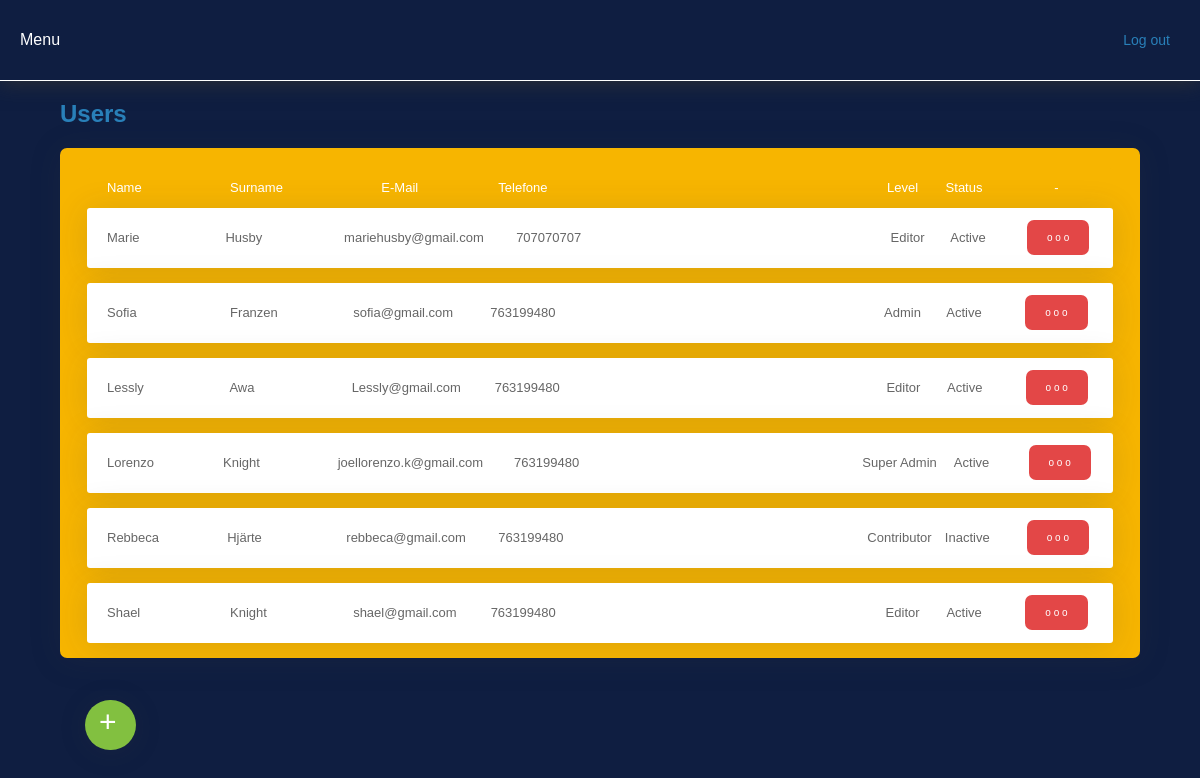
/admin/users.php (signed in), run on the app's committed database.
### tables this page shows
CREATE TABLE `users` (
  `id_user` int(11) NOT NULL,
  `name` varchar(255) DEFAULT NULL,
  `surname` varchar(255) DEFAULT NULL,
  `mail` varchar(255) DEFAULT NULL,
  `password` varchar(255) DEFAULT NULL,
  `telefon` int(11) DEFAULT NULL,
  `rank` int(11) DEFAULT NULL,
  `status` int(11) DEFAULT NULL
);

### inc/funciones.php (called while the page is built, shortened)
	<?php
function status($status)
{
	if ($status == 1) return "Active";
	return "Inactive";
}
function rank($rank)
{
	if ($rank == 0) return "Super Admin";
	if ($rank == 1) return "Admin";
	if ($rank == 2) return "Editor";
	if ($rank == 3) return "Contributor";
}
			?>

### admin/inc/user_list.php (the view, shortened to what this page needs)
<?php
 $query_DatosConsulta = sprintf("SELECT * FROM users ORDER BY id_user");
 $DatosConsulta = mysqli_query($con, $query_DatosConsulta) or die(mysqli_error($con));
 $row_DatosConsulta = mysqli_fetch_assoc($DatosConsulta);
?>
<div class="user_div">
<table width="100%" cellspacing="0" class="table_user" style="background-color: #F7B500;margin: 20px auto 0; ">
    <tr height="40" style="color: #FFF;">
        <td width="12%" nowrap="nowrap" align="left" style="padding: 0 0 0 20px; border-bottom: 1px solid #F7B500;">Name</td>
        <td width="12%" nowrap="nowrap" align="left" style="padding: 0 0 0 20px; border-bottom: 1px solid #F7B500;">Surname</td>
        <td width="12%" nowrap="nowrap" align="center" style="padding: 0 0 0 10px; border-bottom: 1px solid #F7B500;">E-Mail</td>
        <td width="12%" nowrap="nowrap" align="center" style="padding: 0 0 0 10px; border-bottom: 1px solid #F7B500;">Telefone</td>
        <td width="28%" nowrap="nowrap" align="center" style="padding: 0 0 0 10px; border-bottom: 1px solid #F7B500;"></td>
        <td width="6%" nowrap="nowrap" align="center" style="padding: 0 0 0 10px; border-bottom: 1px solid #F7B500;">Level</td>
        <td width="6%" nowrap="nowrap" align="center" style="padding: 0 0 0 10px; border-bottom: 1px solid #F7B500;">Status</td>
        <td width="12%" nowrap="nowrap" align="center" style="padding: 0 0 0 10px; border-bottom: 1px solid #F7B500;">-</td>
    </tr>
</table>
    <?php if ($row_DatosConsulta > 0) {  ?>
    <?php do { ?>
<table width="100%" cellspacing="0" class="table_user" style="margin: 0 auto 15px; box-shadow: 0 .15rem 2rem 0 rgba(58,59,69,.15)!important;">
    <tr class="line" height="60">
        <td width="12%" nowrap="nowrap" align="left" style="padding: 0 0 0 20px;"><?php echo $row_DatosConsulta['name']; ?></td>
        <td width="12%" nowrap="nowrap" align="left" style="padding: 0 0 0 20px;"> <?php echo $row_DatosConsulta['surname']; ?></td>
        <td width="12%" nowrap="nowrap" align="left" style="padding: 0 0 0 20px;"><?php echo $row_DatosConsulta['mail']; ?></td>
        <td width="12%" nowrap="nowrap" align="center" style="padding: 0 0 0 10px;"><?php echo $row_DatosConsulta['telefon']; ?></td>
        <td width="28%" nowrap="nowrap" align="center" style="padding: 0 0 0 10px;"></td>
        <td width="6%" nowrap="nowrap" align="center" style="padding: 0 0 0 10px;"><?php echo rank($row_DatosConsulta['rank']); ?></td>
        <td width="6%" nowrap="nowrap" align="center" style="padding: 0 0 0 10px;"><?php echo status($row_DatosConsulta['status']); ?></td>
        <td width="12%" nowrap="nowrap" align="center" style="padding: 0 0 0 10px;">
        <div class="arternative">
            <button class="artbtn">o o o</button>
        </div>
        </td>
    </tr>
    <?php } while ($row_DatosConsulta = mysqli_fetch_assoc($DatosConsulta));
    }
    else
    {  ?>
    <?php } ?>
</table>
</div>
<a href="users.php?new=1"><div class="flying_button">+</div></a>

### admin/css/style_adm.css (style rules this page uses)
body { margin:0 auto; padding:0; font-family: 'Lucida Sans', 'Lucida Sans Regular', 'Lucida Grande', 'Lucida Sans Unicode', Geneva, Verdana, sans-serif; background-color: #0F1E41; }
a { margin: 0; }
.container a { text-decoration: none; color: rgb(52, 160, 233); }
.table_user { width: 95%; background-color: #FFF; font-size: 13px; border-radius: 3px; }
.line { color: #666; }
.user_div { width: 90%; overflow: auto; background-color: #F7B500; margin: 0px auto 110px; border-radius: 7px; box-shadow: 0 .15rem 2rem 0 rgba(58,59,69,.15)!important; }
.flying_button { width: 20px; height: 40px; padding: 5px 17px 5px 14px; border-radius: 25px; background-color: #82C040; color: #FFF; box-shadow: 0 .15rem 1.75rem 0 rgba(58,59,69,.15)!important; font-size: 30px; position: fixed; left: 85px; bottom: 50px; cursor: pointer; }
.artbtn { background-color: #E34747; color: white; padding: 12px 20px; border-radius: 7px; font-size: 16px; border: none; cursor: pointer; font-size: 10px; }
.arternative { display: inline-block; }

### data on the page
users: name "Marie", surname "Husby", mail "mariehusby@gmail.com", telefon "707070707", rank "Editor", status "Active"
users: name "Sofia", surname "Franzen", mail "sofia@gmail.com", telefon "763199480", rank "Admin", status "Active"
users: name "Lessly", surname "Awa", mail "Lessly@gmail.com", telefon "763199480", rank "Editor", status "Active"
users: name "Lorenzo", surname "Knight", mail "joellorenzo.k@gmail.com", telefon "763199480", rank "Super Admin", status "Active"
users: name "Rebbeca", surname "Hjärte", mail "rebbeca@gmail.com", telefon "763199480", rank "Contributor", status "Inactive"
users: name "Shael", surname "Knight", mail "shael@gmail.com", telefon "763199480", rank "Editor", status "Active"
